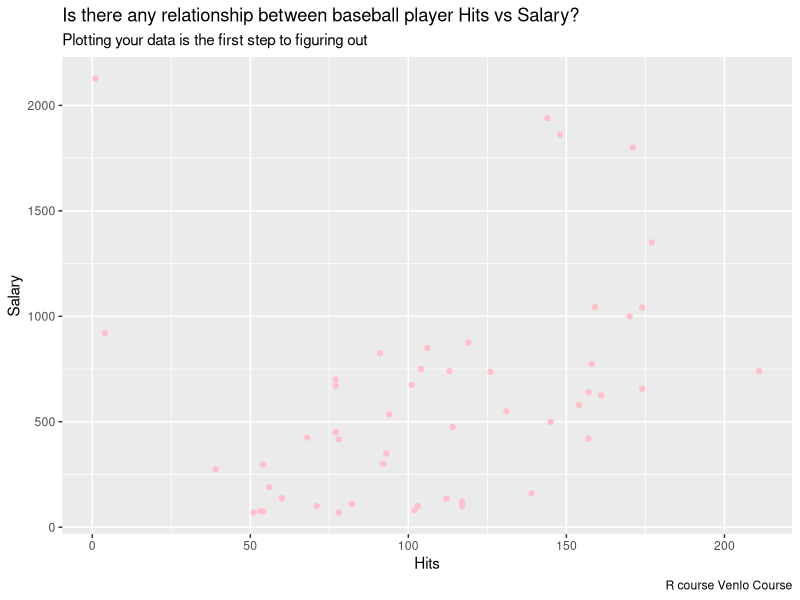
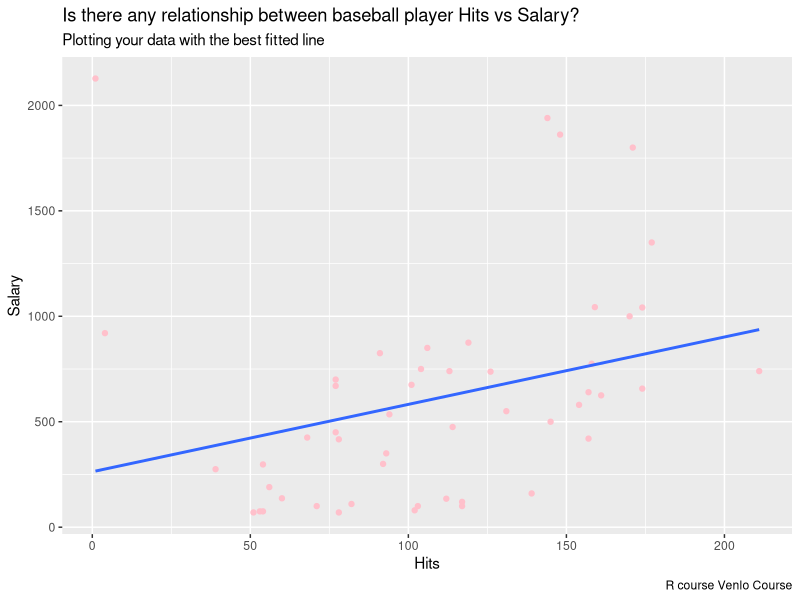
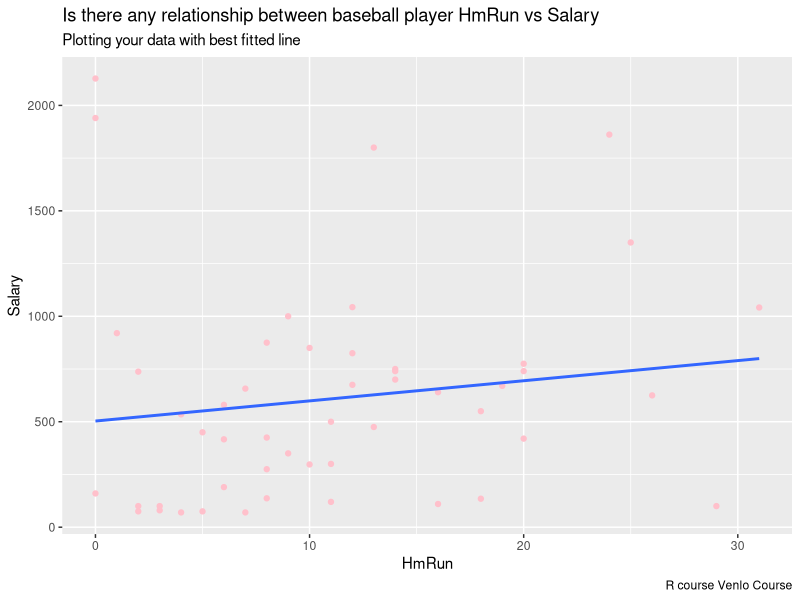

Source code (R) for these figures, in order:
## ---- chunk 1
knitr::opts_chunk$set(echo = TRUE)
## ---- chunk 2
library(readxl) # import library
baseball <- read_excel("Baseball.xlsx") # import the baseball.xlsx file
## ---- chunk 3
# add your command here
## ---- chunk 4
# add your command here
## ---- chunk 5
# convert the variable "League" into factor
baseball$League <- factor(baseball$League)
# convert the variable "Division" into factor
baseball$Division <- factor(baseball$Division)
# convert the variable "NewLeague" into factor
## add here your command
## ---- chunk 6
str(baseball)
## ---- chunk 7
summary(baseball)
## ---- chunk 8
library(ggplot2) # import ggplot2 library for visualisation
ggplot(baseball, aes(x = Hits, y = Salary)) +
  geom_point(col = "pink") +
  labs(title = "Is there any relationship between baseball player Hits vs Salary?",
       subtitle = "Plotting your data is the first step to figuring out",
       caption = "R course Venlo Course")
## ---- chunk 9
ggplot(baseball, aes(x = Hits, y = Salary)) +
  geom_point(col = "pink") +
  geom_smooth(method='lm',  # Add linear regression line 
              se = FALSE) + # # Don't add shaded confidence region
  labs(title = "Is there any relationship between baseball player Hits vs Salary?",
       subtitle = "Plotting your data with the best fitted line",
       caption = "R course Venlo Course")

## ---- chunk 10
baseball_simple <- lm(formula = Salary ~ Hits, # linear regression formula (Dependent ~ Independent)
                data = baseball) # the name of my dataset
## ---- chunk 11
summary(baseball_simple)
## ---- chunk 12
baseball_simple$residuals
## ---- chunk 13
baseball_simple$coefficients
## ---- chunk 14
ggplot(baseball, aes(x = HmRun, y = Salary)) +
  geom_point(col = "pink") +
  geom_smooth(method='lm',  # Add linear regression line 
              se = FALSE) + # # Don't add shaded confidence region
  labs(title = "Is there any relationship between baseball player HmRun vs Salary",
       subtitle = "Plotting your data with best fitted line",
       caption = "R course Venlo Course")
## ---- chunk 15
# add your command here
## ---- chunk 16
# add your command here
